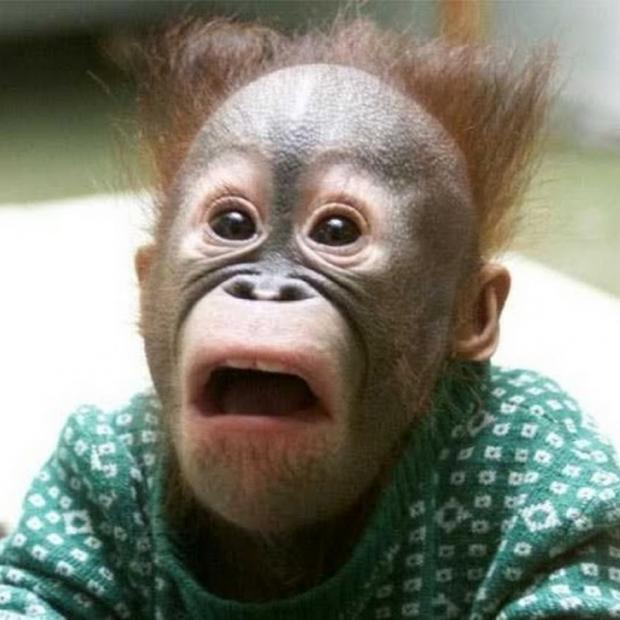
#> input picture Image-Processing/Data/shocked_monkey.jpg, 620 x 620 px, found by its file name
$ jupyter execute --allow-errors berilcitil.ipynb   (older library calls are emulated)
#> lines starting #> are read from the running program, lines starting #| are printed output that depends on the picture; after the words box and inside, x2 and y2 are one past the last pixel; in counts of white or black regions, pixels touching at a corner belong together
[cell 1]
import numpy as np

[cell 2]
import cv2
from matplotlib import pyplot as plt


image_cv2 = cv2.imread('/content/shocked_monkey.jpg')
#> image_cv2 is the input picture: shape (620, 620, 3); mean B, G, R 115.3, 128.2, 127.9


image_rgb = cv2.cvtColor(image_cv2, cv2.COLOR_BGR2RGB)


plt.imshow(image_rgb)
plt.axis('off')
plt.show()

[cell 3]
my_copy=image_rgb.copy()

[cell 4]
my_copy[:,:,0]=0
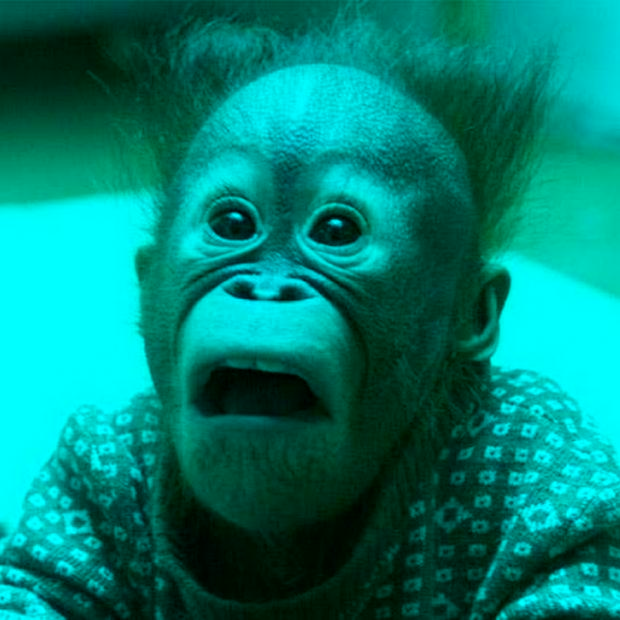
#> my_copy: shape (620, 620, 3); mean R, G, B 0, 128.2, 115.3
my_copy[:,:,1]=0
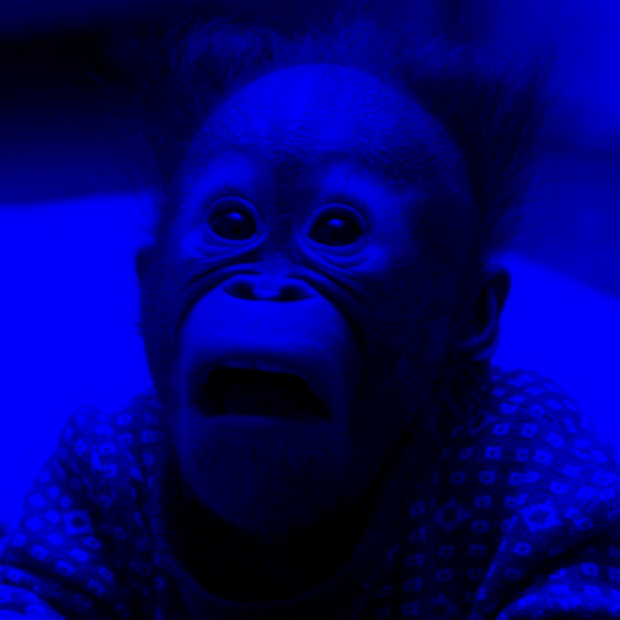
#> my_copy: shape (620, 620, 3); mean R, G, B 0, 0, 115.3
plt.imshow(my_copy)

[cell 5]
img=cv2.imread('/content/shocked_guy.png')
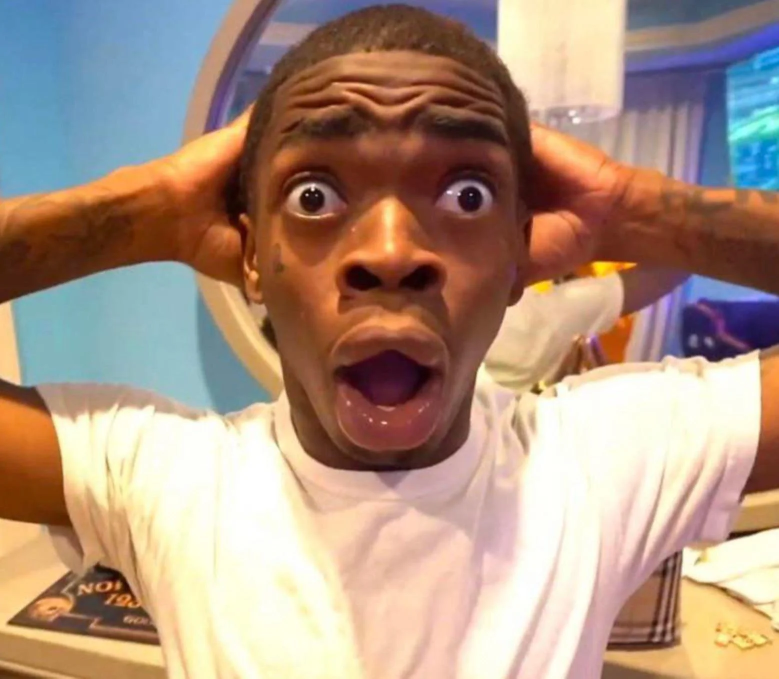
#> input picture Image-Processing/Data/shocked_guy.png, 1558 x 1357 px, found by its file name (shown at 1/2 size)
#> img is the input picture: shape (1357, 1558, 3); mean B, G, R 129.9, 147.4, 173.3
img_rgb=cv2.cvtColor(img,cv2.COLOR_BGR2RGB)
plt.imshow(img_rgb)

[cell 6]
flip_img=img_rgb.copy()
flip_img=cv2.flip(flip_img,0)
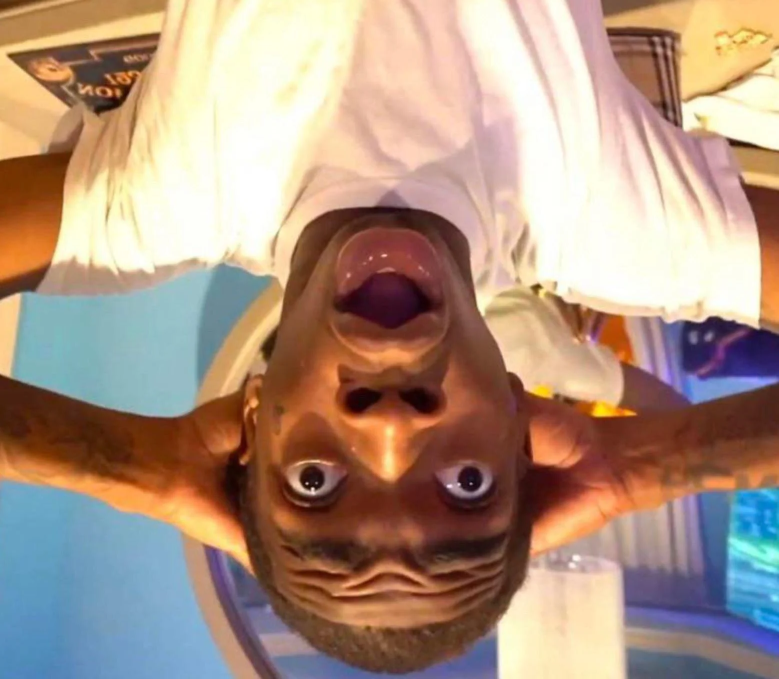
#> flip_img: shape (1357, 1558, 3) (shown at 1/2 size); mean R, G, B 173.3, 147.4, 129.9
plt.imshow(flip_img)

[cell 7]
pt1=(450,950)
pt2=(1080,10)

[cell 8]
cv2.rectangle(img_rgb,pt1=pt1,pt2=pt2,color=(255,0,0),thickness=15)
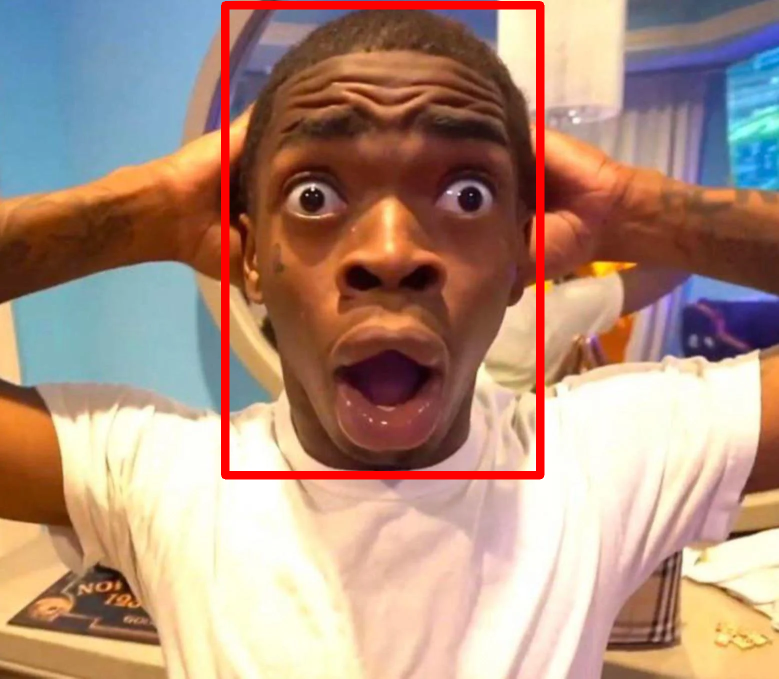
#> img_rgb: shape (1357, 1558, 3) (shown at 1/2 size); mean R, G, B 175.1, 143.5, 126.5
plt.imshow(img_rgb)

[cell 9]
cat=cv2.imread('/content/shocked_cat.jpg')
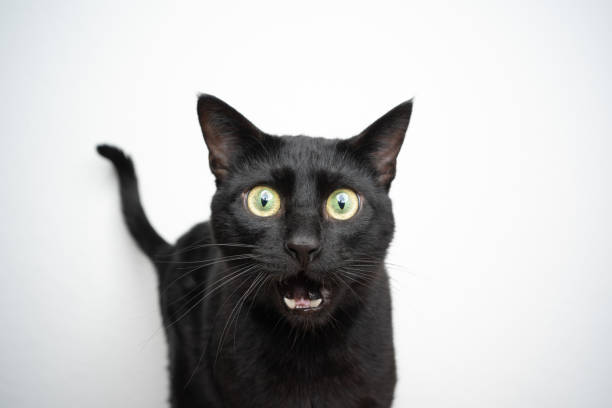
#> input picture Image-Processing/Data/shocked_cat.jpg, 612 x 408 px, found by its file name
#> cat is the input picture: shape (408, 612, 3); mean B, G, R 192.3, 192.1, 192
cat_rgb=cv2.cvtColor(cat,cv2.COLOR_BGR2RGB)
plt.imshow(cat_rgb)

[cell 10]
cat=cv2.imread('/content/shocked_cat.jpg',cv2.IMREAD_GRAYSCALE)
#> cat: shape (408, 612); min 0, max 255, mean 192.1
plt.imshow(cat, cmap='gray')

[cell 11]
def display_img(img,cmap=None):
  fig=plt.figure(figsize=(12,10))
  ax=fig.add_subplot(111)
  ax.imshow(img,cmap)

[cell 12]
img=cv2.imread('/content/shocked_monkey.jpg',0)
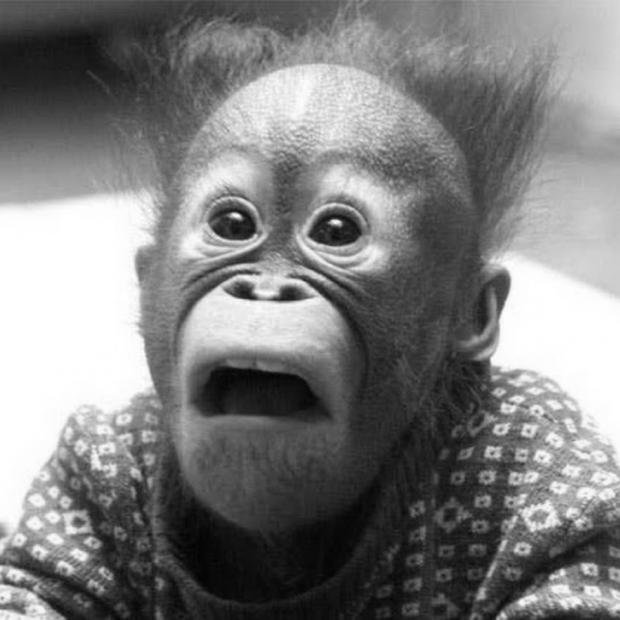
#> img: shape (620, 620); min 1, max 255, mean 126.7
img=cv2.cvtColor(img,cv2.COLOR_BGR2RGB)
#> img: shape (620, 620, 3)
display_img(img)

[cell 13]
ret,thresh1= cv2.threshold(img,127,255,cv2.THRESH_BINARY)
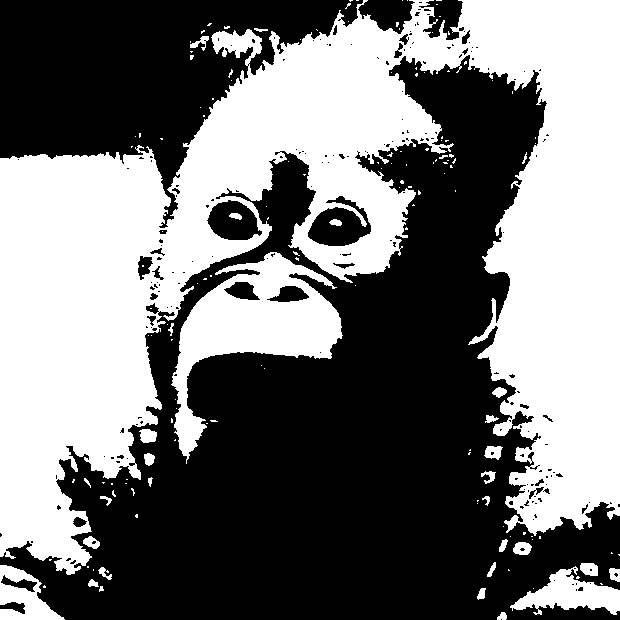
#> thresh1: shape (620, 620, 3); 46.4% white; 150 white regions (118 under 20 px), largest, box (x1, y1, x2, y2) and area: (0, 0, 620, 575) 158252, (171, 252, 343, 464) 12858, (510, 566, 620, 615) 2572
display_img(thresh1,cmap='gray')
